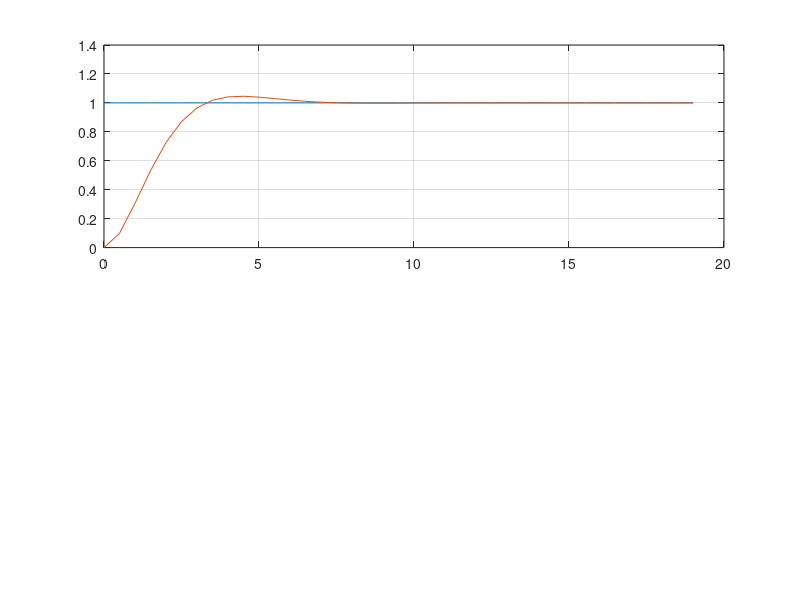

Here is the MATLAB script that generated this plot: (Note: this script raises an error after producing the figure.)
%Tanggapan Waktu Dari Sistem Diskrit
zeta =0.7; %koef redaman
Ts = 0.5;
num =1 ;
den=[1, 2*zeta,1]; %system orde2
sys=tf(num,den);
t=0:Ts:19;
x=ones(size(t));
z=lsim(sys,x,t);
subplot(211), plot(t,x,t,z),grid;
[nd,dd]=c2dm(num,den,Ts,'zoh');
n=0:Ts:19;
xd=ones(size(n));
z1=filter(nd,dd,xd);
subplot(212), plot(n,xd,n,z1,'o-'), grid;
